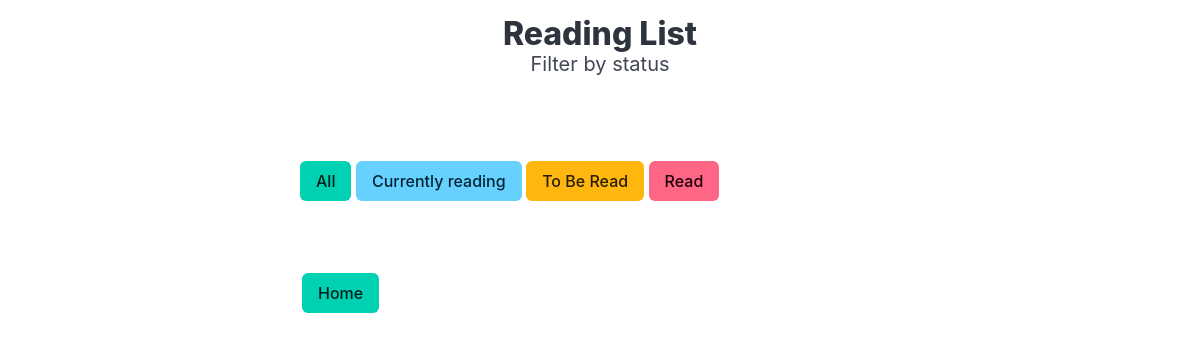
/view/currently_reading, run on an earlier commit of the app's database.
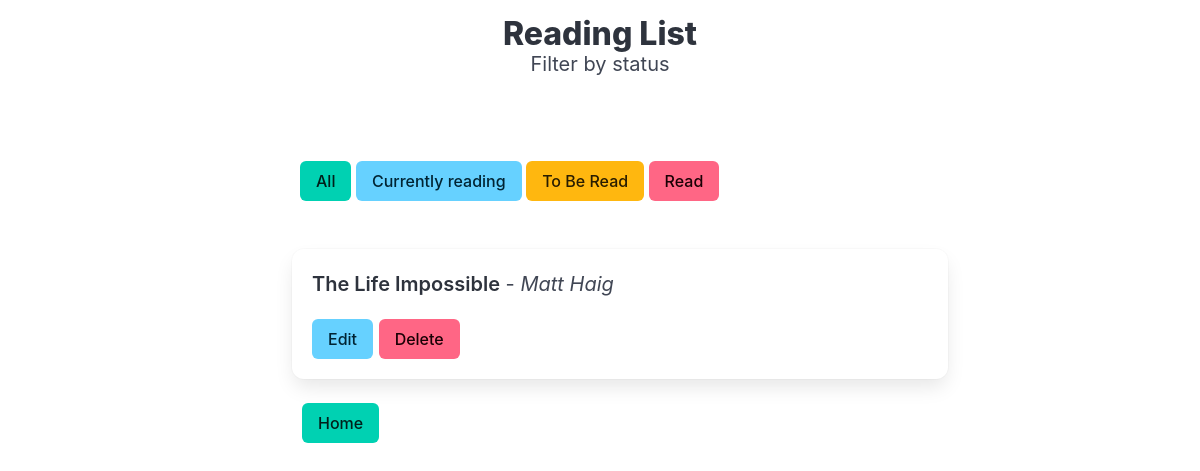
And on a later commit of the database.
### tables this page shows
CREATE TABLE book (
            book_id INTEGER PRIMARY KEY AUTOINCREMENT,
            title TEXT NOT NULL,
            author TEXT NOT NULL,
            status TEXT,
            added_at TEXT NOT NULL
        );

### app.py (the view)
@app.route('/view/<status>')
def viewbystatus(status):
    books = get_books_by_status(status)
    return render_template('viewtitle.html', books = books, current_status = status)

### database.py (called while the page is built)
def get_db():
    conn = sqlite3.connect('book.db')
    conn.row_factory = sqlite3.Row
    return conn

def get_books_by_status(status):
    conn = get_db()
    cursor = conn.cursor()
    books = cursor.execute('SELECT * FROM book where status = ?', (status,)).fetchall()
    result = []
    for book in books:
        result.append({
            'id': book['book_id'],
            'title': book['title'],
            'author': book['author'],
            'status': book['status']
        })
    conn.close()
    return result

### templates/viewtitle.html (shortened to what this page needs)
<!DOCTYPE html>
<html lang="en">
<head>
    <link rel="stylesheet" href="https://cdn.jsdelivr.net/npm/bulma@1.0.4/css/bulma.min.css">
    <link rel="stylesheet" href="../static/style.css">
</head>
<body>
    <h1 class="title has-text-centered mt-4">Reading List</h1>
    <h2 class="subtitle has-text-centered">Filter by status</h2>
    <div class="column is-three-fifths is-offset-one-fifth">
        <div class="section">
            <a href="/view"><button class="button is-primary">All</button></a>
            <a href="/view/currently_reading"><button class="button is-info">Currently reading</button></a>
            <a href="/view/to_be_read"><button class="button is-warning">To Be Read</button></a>
            <a href="/view/read"><button class="button is-danger">Read</button></a>
        </div>
        <div class="content is-medium">
            <ul>
                {% for book in books %}
                <li class="box">
                    <p class="listing"><strong>{{ book.title }}</strong> - <em>{{ book.author}}</em></p>
                    <a href="/edit/{{ book.id }}"><button class="button is-info">Edit</button></a>
                    <form method="POST" action="/delete/{{ book.id }}" style="display: inline;">
            <button class="button is-danger" type="submit" onclick="return confirm('Delete this book?')">Delete</button>
        </form>
                </li>
                {% endfor %}
            </ul>
        </div>
        <a href="{{url_for('tracker')}}" id="homebutton">
                <button class="button is-primary">Home</button>
            </a>
    </div>
</body>
</html>

What changed in the data, as far as the page shows it:
now on this page (row edited): book: title "The Life Impossible", author "Matt Haig"
